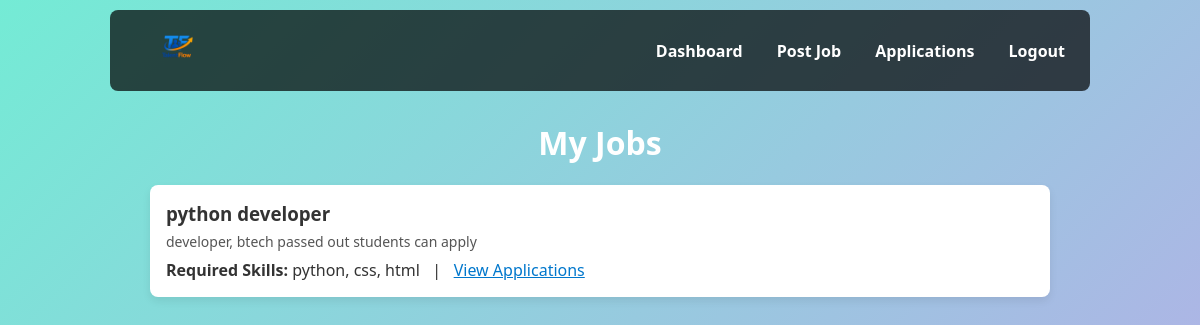
Screenshot of /recruiter/jobs/ (signed in) with the database file from the repository.
### userapp/models.py (models this page shows, shortened)
class Job(models.Model):
    recruiter = models.ForeignKey(User, on_delete=models.CASCADE, null=True, blank=True)
    title = models.CharField(max_length=200)
    description = models.TextField()
    required_skills = models.TextField(default='[]')  # JSON string
    min_cgpa = models.FloatField(default=0)
    min_experience = models.FloatField(default=0)
    required_certifications = models.TextField(default='[]')  # JSON string
    application_link = models.URLField(blank=True, default='')
    def get_required_skills(self):
        return json.loads(self.required_skills)

### userapp/views.py (the view)
# urls.py: path('recruiter/jobs/', views.recruiter_jobs, name='recruiter_jobs'),
@login_required
def recruiter_jobs(request):
    jobs = Job.objects.filter(recruiter=request.user)
    return render(request, 'recruiter_jobs.html', {'jobs': jobs})

### userapp/templates/recruiter_jobs.html (shortened to what this page needs)
{% load static %}
<!DOCTYPE html>
<html>
<head>
    <link rel="stylesheet" href="{% static 'style.css' %}">
</head>
<body>
<nav style="display:flex; justify-content:space-between; align-items:center;">
    <div style="display:flex; align-items:center; gap:12px;">
        <a href="{% url 'index' %}" title="TalentFlow">
            <img src="{% static 'images/logo.png' %}" alt="TalentFlow Logo" style="height:56px; border-radius:6px;">
        </a>
    </div>
    <div>
        <a href="{% url 'recruiter_dashboard' %}">Dashboard</a>
        <a href="{% url 'post_job' %}">Post Job</a>
        <a href="{% url 'recruiter_applications' %}">Applications</a>
        <a href="{% url 'logout' %}">Logout</a>
    </div>
</nav>
<div style="max-width:900px; margin:30px auto;">
    <h1>My Jobs</h1>
    {% if jobs %}
        <ul style="list-style:none; padding:0;">
            {% for job in jobs %}
                <li style="background:#fff; padding:16px; margin-bottom:12px; border-radius:8px; box-shadow:0 4px 8px rgba(0,0,0,0.08);">
                    <h3 style="margin:0 0 6px 0;">{{ job.title }}</h3>
                    <div style="font-size:14px; color:#555; margin-bottom:8px;">{{ job.description|truncatewords:30 }}</div>
                    <div>
                        <strong>Required Skills:</strong>
                        {% if job.get_required_skills %}
                            {{ job.get_required_skills|join:", " }}
                        {% else %}
                            N/A
                        {% endif %}
                        &nbsp; | &nbsp;
                        <a href="{% url 'recruiter_applications' %}">View Applications</a>
                    </div>
                </li>
            {% endfor %}
        </ul>
    {% else %}
        <p>No jobs posted yet. <a href="{% url 'post_job' %}">Post your first job</a>.</p>
    {% endif %}
</div>
</body>
</html>

### userapp/static/style.css (style rules this page uses)
body { font-family: 'Segoe UI', Tahoma, Geneva, Verdana, sans-serif; background: linear-gradient(135deg, #74ebd5 0%, #ACB6E5 100%); margin: 0; padding: 0; color: #333; }
h1 { text-align: center; color: #fff; margin-top: 20px; }
nav { background-color: rgba(0, 0, 0, 0.7); padding: 10px; text-align: center; border-radius: 8px; margin: 10px auto; width: 80%; }
nav a { color: #fff; margin: 0 15px; text-decoration: none; font-weight: bold; }
ul { list-style-type: none; padding: 0; }
ul li { margin: 10px 0; }
a { color: #0077cc; }

### rows the page displays
Job: title "python developer", description "developer, btech passed out students can apply", get_required_skills "python, css, html"
